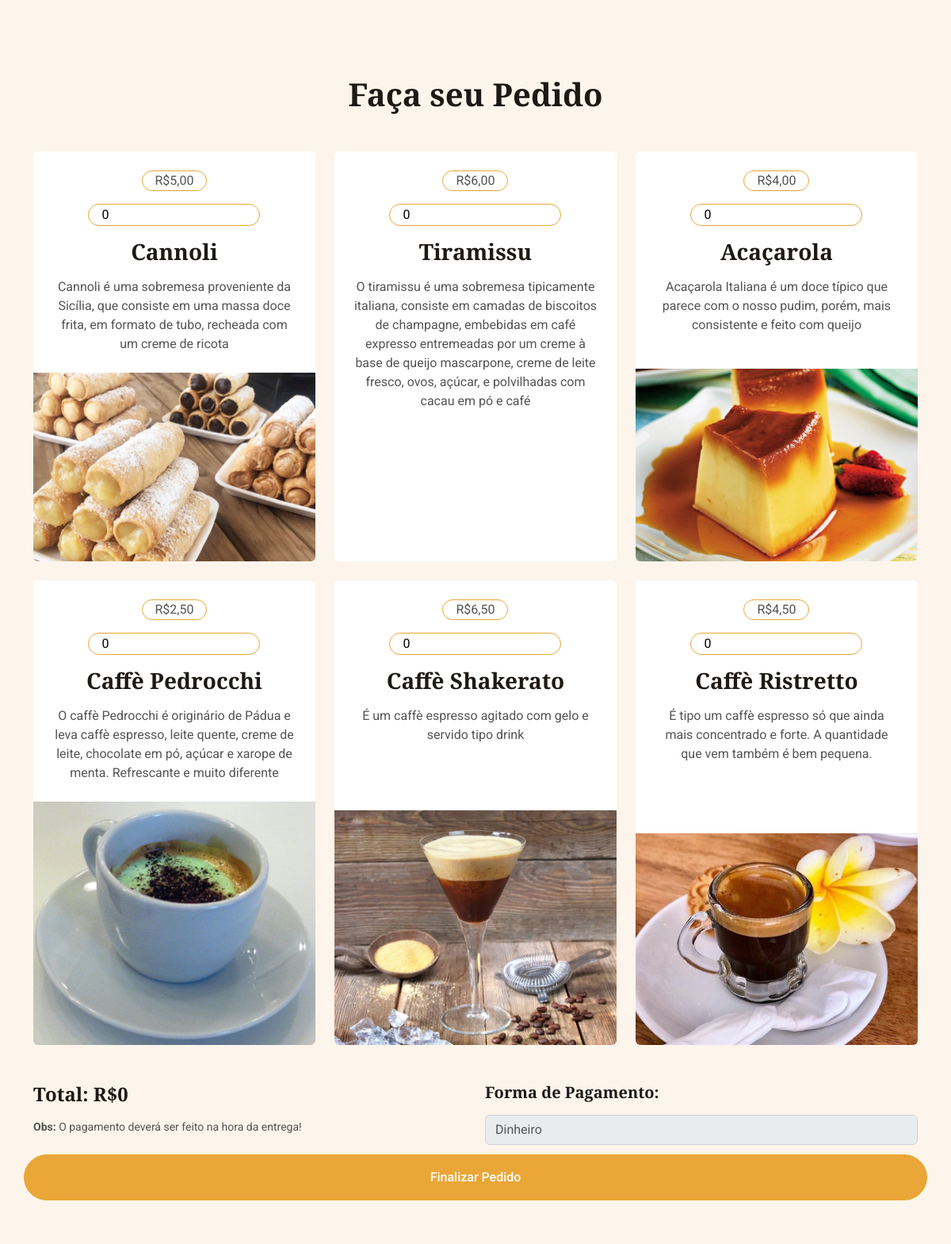
Before: /fazer/pedido/ (signed in, middle part) with the older database file.
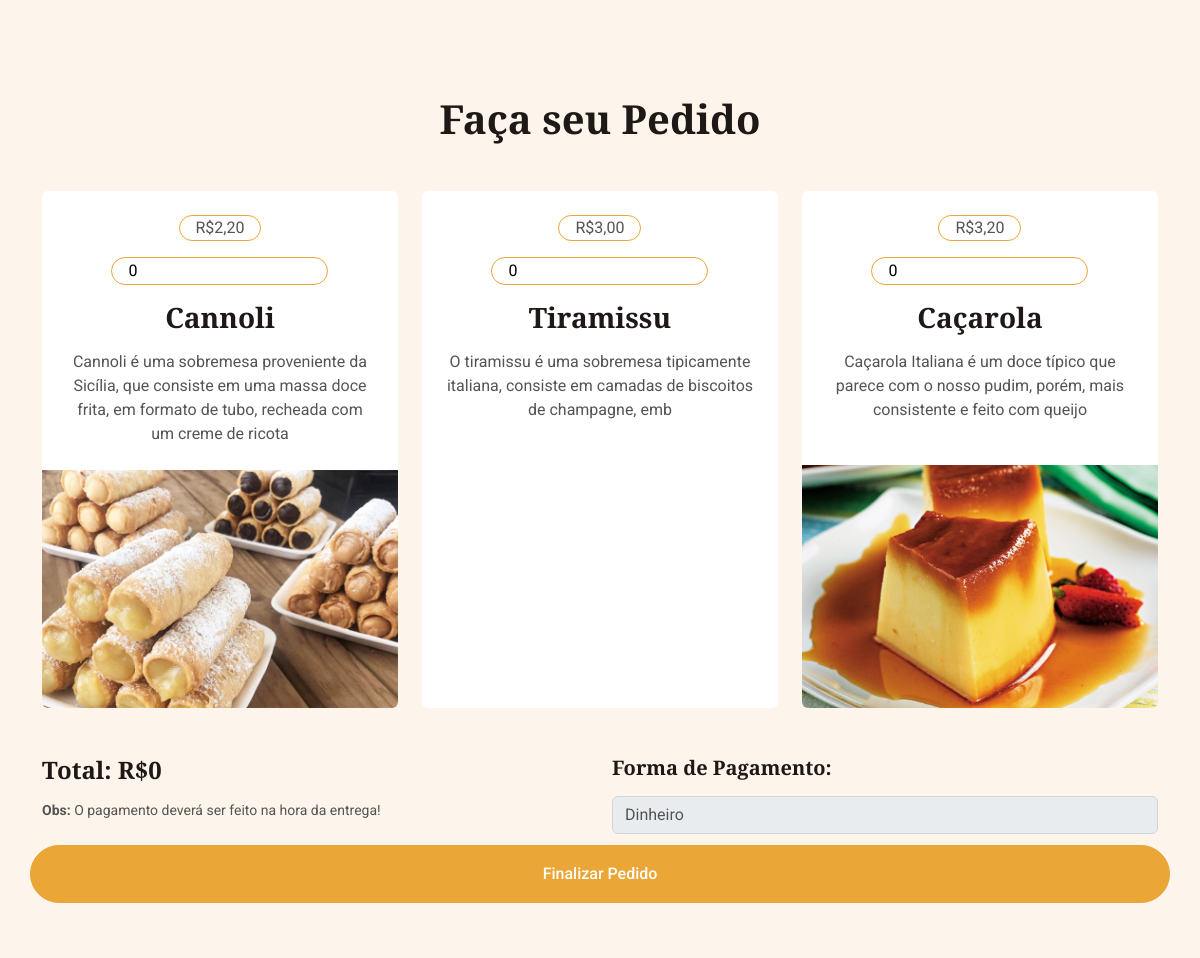
After: the same page with the newer database file.
### padaria/models.py (models this page shows, shortened)
class Produto(models.Model):
    nome = models.CharField(max_length=100)
    sabor = models.CharField(max_length=100, blank=True, null=True)
    tamanho = models.CharField(max_length=7, blank=True, null=True)
    descricao = models.TextField()
    precoUnitario = models.DecimalField(max_digits=6, decimal_places=2)
    imagem = StdImageField('Imagem', upload_to=get_file_path, variations={'thumb': {'width': 480, 'height': 480, 'crop': True}})
    class Meta:
        verbose_name = 'Produto'
        verbose_name_plural = 'Produtos'

### padaria/views.py (the view, shortened to what this page needs)
# urls.py: path('fazer/pedido/', fazer_pedido, name='fazer_pedido'),
@login_required
def fazer_pedido(request):
    produtos = Produto.objects.all()
    context = {
        'produtos': produtos
    }
    return render(request, 'fazer_pedido.html', context)

### padaria/templates/fazer_pedido.html (shortened to what this page needs)
{% load static %}
{% load widget_tweaks %}
<!DOCTYPE html>
<html lang="en">
<head>
    <link href="https://cdnjs.cloudflare.com/ajax/libs/font-awesome/5.10.0/css/all.min.css" rel="stylesheet">
    <link href="https://cdn.jsdelivr.net/npm/bootstrap-icons@1.4.1/font/bootstrap-icons.css" rel="stylesheet">
    <link href="{% static 'lib/animate/animate.min.css' %}" rel="stylesheet">
    <link href="{% static 'lib/owlcarousel/assets/owl.carousel.min.css' %}" rel="stylesheet">
    <link href="{% static 'css/bootstrap.min.css' %}" rel="stylesheet">
    <link href="{% static 'css/style.css' %}" rel="stylesheet">
</head>
<body>
    <div class="container-xxl bg-light my-6 py-6 pt-0">
        <div class="container">
            <form method="post">
            <div class="text-center mx-auto mb-5 wow fadeInUp" data-wow-delay="0.1s" style="max-width: 500px;">
                <h1 class="display-6 mb-4">Faça seu Pedido</h1>
            </div>
            <div class="row g-4">
                {% for p in produtos %}
                <div class="col-lg-4 col-md-6 wow fadeInUp" data-wow-delay="0.1s">
                    <div class="d-flex flex-column bg-white rounded overflow-hidden h-100">
                        <div class="text-center p-4">
                            <div class="d-inline-block border border-primary rounded-pill px-3 mb-3">R${{ p.precoUnitario }}</div>
                            <div><input class="d-inline-block border border-primary rounded-pill px-3 mb-3 js-helper" id="qnt_{{ p.sabor }}" type="number" min="0" value="0" name="{{ p.sabor }}"></div>
                            <h3 class="mb-3">{{ p.nome }}</h3>
                            <span>{{ p.descricao }}</span>
                        </div>
                        <div class="position-relative mt-auto">
                            <img class="img-fluid" src="{{ p.imagem.url }}" alt="">
                        </div>
                    </div>
                </div>
                {% endfor %}
            </div>
            <div class="row mt-5">
            <div class="col-lg-6 col-md-6">
                <h4 class="mb-3" id="teste1">Total: R$0</h4>
                 <p class="small"><b>Obs:</b> O pagamento deverá ser feito na hora da entrega!</p>
            </div>
            <div class="col-lg-6 col-md-6">
                <h5 class="mb-3">Forma de Pagamento:</h4>
                    <select name="pagamento" id="pagamento" class="form-control">
                        <option value="dinheiro">Dinheiro</option>
                    </select>
            </div>
            <button class="btn btn-primary rounded-pill py-3 px-5 mt-2" type="submit">Finalizar Pedido</button>
            </div>
        </form>
        </div>
    </div>
</body>
</html>

Changed rows visible on the page:
removed Produto: precoUnitario "2,50", nome "Caffè Pedrocchi", descricao "O caffè Pedrocchi é originário de Pádua e leva caffè espresso, leite quente, creme de leite, chocolate em pó, açúcar e xarope de menta. Refrescante e muito diferente", imagem (picture)
removed Produto: precoUnitario "6,50", nome "Caffè Shakerato", descricao "É um caffè espresso agitado com gelo e servido tipo drink", imagem (picture)
removed Produto: precoUnitario "4,50", nome "Caffè Ristretto", descricao "É tipo um caffè espresso só que ainda mais concentrado e forte. A quantidade que vem também é bem pequena.", imagem (picture)
changed Produto "Cannoli": precoUnitario "5,00" → "2,20"
changed Produto "Tiramissu": precoUnitario "6,00" → "3,00"; descricao "…de biscoitos de champagne, embebidas em café expresso entremeadas por um creme à base de queijo mascarpone, creme de leite fresco, ovos, açúcar, e polvilhadas com cacau em pó e café" → "O tiramissu é uma sobremesa tipicamente italiana, consiste em camadas de biscoitos de champagne, emb"
changed Produto: precoUnitario "4,00" → "3,20"; nome "Acaçarola" → "Caçarola"; descricao "Acaçarola Italiana é um doce típico que parece com o nosso pudim, porém, mais consistente e feito com queijo" → "Caçarola Italiana é um doce típico que parece com o nosso pudim, porém, mais consistente e feito com queijo"
